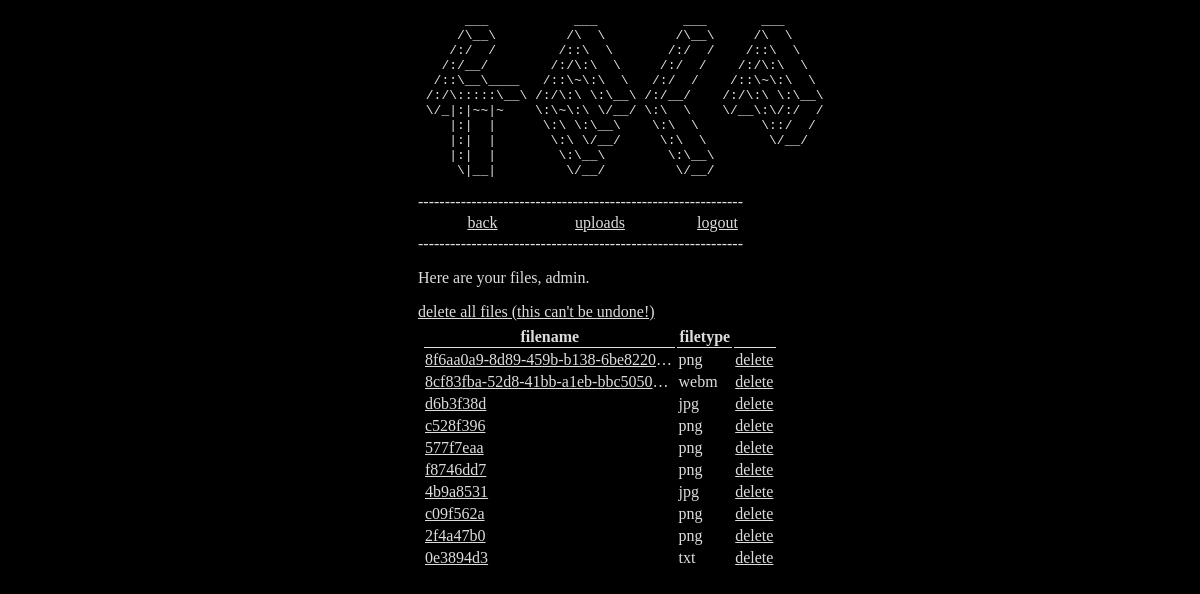
Before: /files (signed in) with the older database file.
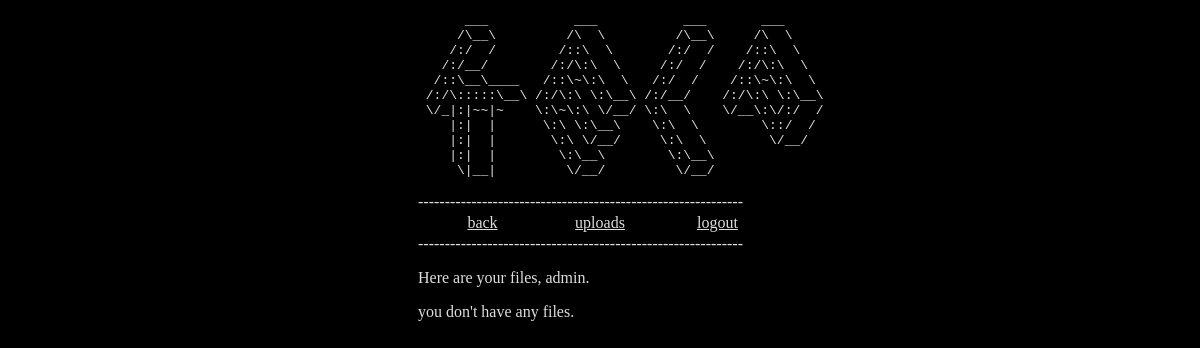
After: the same page with the newer database file.
### tables this page shows
CREATE TABLE "users" (
	`uid`	INTEGER NOT NULL PRIMARY KEY AUTOINCREMENT,
	`date_added`	DATE NOT NULL,
	`username`	TEXT NOT NULL,
	`password`	TEXT NOT NULL,
	`access_level`	INTEGER NOT NULL DEFAULT 1,
	`upload_key`	TEXT NOT NULL
);

CREATE TABLE `files` (
	`fid`	INTEGER NOT NULL PRIMARY KEY AUTOINCREMENT,
	`corr_uid`	INTEGER NOT NULL,
	`filetype`	TEXT NOT NULL,
	`filename`	TEXT NOT NULL
);

### main.py (the view, shortened to what this page needs)
@app.route('/files')
def files():
	if session.get('username') != None and get_acc_level(session['username']) == 3:
		cur.execute("SELECT * FROM files")
		files=cur.fetchall()
		if len(files) != 0:
			return render_template('files.html', session=session, files=files)
		else:
			return render_template('files.html', session=session)
	else:
		return render_template('files.html', session=session)

### main.py (called while the page is built)
def get_acc_level(user):
	cur.execute("SELECT access_level FROM users WHERE username=?", (user,))
	privilege = cur.fetchone()
	return privilege[0]

### templates/files.html (shortened to what this page needs)
<!DOCTYPE html>
<html>
	<head>
		<link rel="stylesheet" type="text/css" href="static/global.css">
	</head>
	<body>
		<div class="wrapper">
		<pre class="title">
      ___           ___           ___       ___
     /\__\         /\  \         /\__\     /\  \
    /:/  /        /::\  \       /:/  /    /::\  \
   /:/__/        /:/\:\  \     /:/  /    /:/\:\  \
  /::\__\____   /::\~\:\  \   /:/  /    /::\~\:\  \
 /:/\:::::\__\ /:/\:\ \:\__\ /:/__/    /:/\:\ \:\__\
 \/_|:|~~|~    \:\~\:\ \/__/ \:\  \    \/__\:\/:/  /
    |:|  |      \:\ \:\__\    \:\  \        \::/  /
    |:|  |       \:\ \/__/     \:\  \        \/__/
    |:|  |        \:\__\        \:\__\
     \|__|         \/__/         \/__/
		</pre>
		<p class="separator">-------------------------------------------------------------</p>
		<div class="links">
			<a href="/">back</a>
			<a href="/upload">uploads</a>
			{% if session['username'] is defined %}
				<a href="/logout">logout</a>
			{% else %}
				<a href="/login">login</a>
			{% endif %}
		</div>
		<p class="separator">-------------------------------------------------------------</p>
		{% if session['username'] is defined %}
			<p>Here are your files, {{session['username']}}.</p>
			{% if files is defined %}
				<a href="/delete/all">delete all files (this can't be undone!)</a>
				<table class="files">
					<thead>
						<th>filename</th>
						<th>filetype</th>
						<th></th>
					</thead>
						{% for file in files %}
							<tr>
								<td class="filename"><a href="/{{file[3]}}.{{file[2]}}">{{file[3]}}</a></td>
								<td>{{file[2]}}</td>
								<td><a href="/delete/{{file[3]}}.{{file[2]}}">delete</a></td>
							</tr>
						{% endfor %}
				</table>
			{% else %}
				<p>you don't have any files.</p>
			{% endif %}
		{% else %}
			<p>not logged in.</p>
		{% endif %}
		</div>
	</body>
</html>

### static/global.css (style rules this page uses)
html { font-family: 'main'; background-color: #000000; color: #DDDDDD; font-size: 1em; }
a { color: #DDDDDD; }
.wrapper { margin: auto; width: 364px; }
.title { white-space: pre; margin-bottom: 0px; }
.separator { margin-top: 0px; margin-bottom: 0px; overflow-x: hidden; }
.links { text-align: center; width: 100%; display: flex; flex-wrap: no-wrap; justify-content: space-evenly; }
.links a { width: 100px; padding: 3px; }

Changed rows visible on the page:
removed files: filename "8f6aa0a9-8d89-459b-b138-6be8220…", filetype "png"
removed files: filename "8cf83fba-52d8-41bb-a1eb-bbc5050…", filetype "webm"
removed files: filename "d6b3f38d", filetype "jpg"
removed files: filename "c528f396", filetype "png"
removed files: filename "577f7eaa", filetype "png"
removed files: filename "f8746dd7", filetype "png"
removed files: filename "4b9a8531", filetype "jpg"
removed files: filename "c09f562a", filetype "png"
removed files: filename "2f4a47b0", filetype "png"
removed files: filename "0e3894d3", filetype "txt"
Other visible differences:
text no longer shown: "delete all files (this can't be undone!) filename filetype"
text now shown: "you don't have any files."
